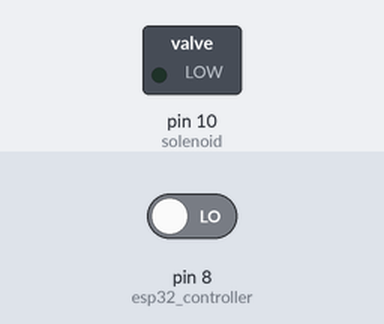
A program run on a simulated Arduino Uno, built with avr-gcc and run on an emulated ATmega328P. On the bench: switched loads named in the program (green lamp = pin HIGH). Inputs (shaded band) come from the test bench; at power-on: pin 8 (esp32_controller) LOW.

Above: at 6.8 s.
6.9 s: pin 8 (esp32_controller) driven HIGH
At 12.95 s:
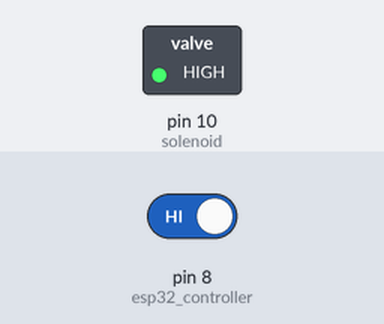
Timing chart, 0 to 14.4 s (numbered marks = the images above; inputs shaded):
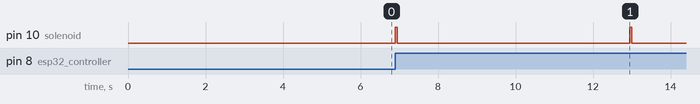

The program:

main.cpp
```cpp
#include <Arduino.h>

bool system_initialized = false;

void setup() {
  // put your setup code here, to run once:
  pinMode(10, OUTPUT); //solenoid
  digitalWrite(10, LOW);
  pinMode(8, INPUT); //esp32 controller
}

bool previous = false;
unsigned long debounce_timer = 6000; //milliseconds
unsigned long last_debounce_trigger_time = 0;

void loop() {
  // put your main code here, to run repeatedly:
  if(millis() - last_debounce_trigger_time >= debounce_timer) {
    bool current = digitalRead(8);
    if((current != previous) && current == true) {
      digitalWrite(10, HIGH);
      delay(50);
      digitalWrite(10, LOW);
      last_debounce_trigger_time = millis();
    }
  }
}
```

Measured:
- after the input at 6.9 s, pin 10 (solenoid): alternates HIGH for 0.05 s and LOW for 6.0 s, starting at once
